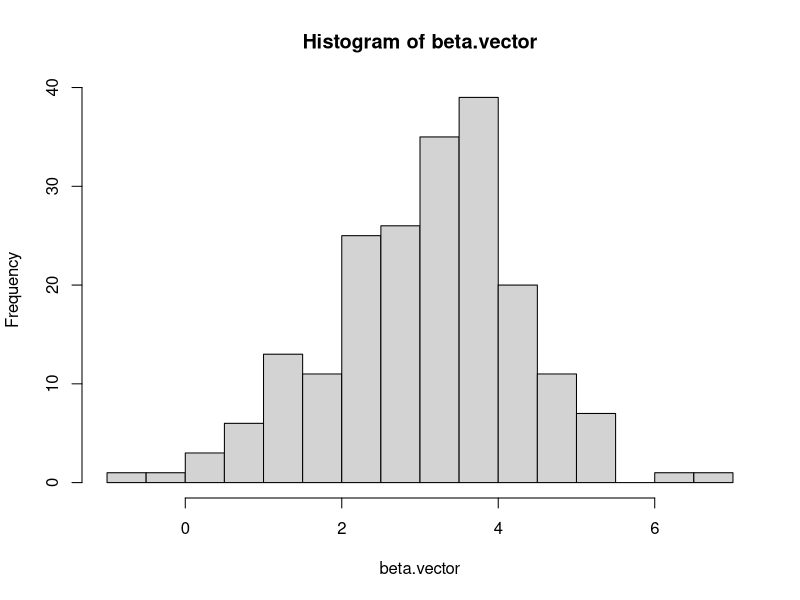

This chart was generated by the following R code:
# lab problem 1

library(MASS)
library(lmerTest)
N = 40
p.temp.vector = c()
# We repeat simulation for 500 times for each N (Step 3)
for (i in 1:500) {
  # Set seed
  set.seed(i)
  # Step 1: generate data
  # Generate id
  dat = data.frame(id = paste0(615,1:N))
  # Long format: each subject was followed by 8 days
  dat = as.data.frame(dat[rep(1:N, each = 8), ])
  names(dat) = 'id'
  # Make Day variable
  dat$Days = rep(1:8, times = N)
  # Simulate random error
  dat$err = rnorm(8*N,mean=0,sd=10)
  
  # Simulate (correlated) subject-level random effects for intercepts and slopes
  ## Covariance matrix
  S1 = diag(c(24.741, 5.922)) %*% matrix(c(1, 0, 0, 1), nrow=2) %*% diag(c(24.741, 5.922))
  ## Simulate realization of random intercept and slope
  U1 = as.data.frame(mvrnorm(N, mu=c(0,0), Sigma=S1))
  ## Add identifier (subject id)
  U1$id = paste0(615,1:N)
  ## Merge subject-level random effects back to data
  dat = merge(dat,U1,by='id')
  
  # Simulate the outcome: Reaction_ij
  dat$Reaction = (251.405 + dat$V1) + (5 + dat$V2)*dat$Days + dat$err
  
  # Step 2: test the null hypothesis
  mod = lmer(Reaction ~ Days + (Days | id), dat)
  p.value = summary(mod)$coef["Days","Pr(>|t|)"]
  # Save p value
  p.temp.vector = c(p.temp.vector,p.value)
}
# power
mean(p.temp.vector<0.05)









# lab problem 2

N = 40
beta.vector = c()
# We repeat simulation for 500 times for each N (Step 3)
for (i in 1:200) {
  # Set seed
  set.seed(i)
  # Step 1: generate data
  # Generate id
  dat = data.frame(id = paste0(615,1:N))
  # Long format: each subject was followed by 8 days
  dat = as.data.frame(dat[rep(1:N, each = 8), ])
  names(dat) = 'id'
  # Make Day variable
  dat$Days = rep(1:8, times = N)
  # Simulate random error
  dat$err = rnorm(8*N,mean=0,sd=30)
  
  # Simulate (correlated) subject-level random effects for intercepts and slopes
  ## Covariance matrix
  S1 = diag(c(24.741, 5.922)) %*% matrix(c(1, 0, 0, 1), nrow=2) %*% diag(c(24.741, 5.922))
  ## Simulate realization of random intercept and slope
  U1 = as.data.frame(mvrnorm(N, mu=c(0,0), Sigma=S1))
  ## Add identifier (subject id)
  U1$id = paste0(615,1:N)
  ## Merge subject-level random effects back to data
  dat = merge(dat,U1,by='id')
  
  # Simulate the outcome: Reaction_ij
  dat$Reaction = (251.405 + dat$V1) + (3 + dat$V2)*dat$Days + dat$err
  
  # Step 2: test the null hypothesis
  mod = lmer(Reaction ~ Days + (Days | id), dat)
  # Save beta3
  beta.vector = c(beta.vector,summary(mod)$coef['Days','Estimate'])
}
# plot distribution
hist(beta.vector,breaks=20)
